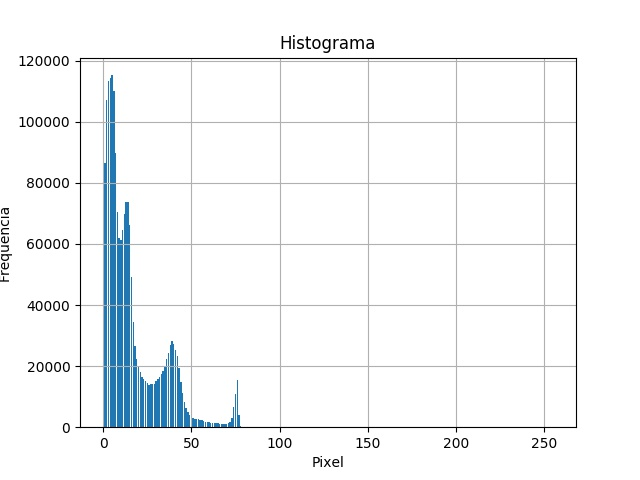
#> input picture digital-image-processing/01. realce/realce/Clarear_(1)_histogram.jpg, 640 x 480 px
$ python -i Morphology.py   (imports and definitions only)
#> lines starting #> are read from the running program, lines starting #| are printed output that depends on the picture
import numpy as np
import Image as im
import copy

class Morphology(object):

    # [25 lines left out: function logicalOperator, not called in this run]

    def dilate(self, image, kernel=None, side=3):
        if (kernel is None):
            kernel = np.ones((side,side))
        return self.filterMorph(image, kernel, 1, np.prod, np.multiply)

    # [5 lines left out: function erode, not called in this run]

    def filterMorph(self, image, kernel, factor, externalFunction, internalFunction):
        im = copy.deepcopy(image)
        m, n = kernel.shape
        pad_h, pad_w = (m//2), (n//2)
        H, W = image.arr.shape

        img = np.ones((H + pad_h * 2, W + pad_w * 2)) * 128
        new_img = np.ones((H + pad_h * 2, W + pad_w * 2))
        img[pad_h:-pad_h, pad_w:-pad_w] = image.arr

        for i in range(pad_h, H+pad_h):
            for j in range(pad_w, W+pad_w):
                current_window = img[i-pad_h:i+m-pad_h, j-pad_w:j+n-pad_w]
                new_img[i,j] = externalFunction(internalFunction(current_window[kernel==factor], kernel[kernel==factor]))

        new_img[new_img > 0] = 1
        im.setImg(new_img[pad_h:-pad_h,pad_w:-pad_w])
        return im

    def skeleton(self, image):
        img = copy.deepcopy(image)

        kernel = np.array([
            [1,1,1,0,0,0,1,1,1],
            [0,1,1,1,0,1,1,1,0],
            [0,1,1,1,1,1,1,1,0],
            [0,1,1,1,1,1,1,1,0],
            [0,1,1,1,1,1,1,1,0],
            [0,1,1,1,1,1,1,1,0],
            [0,1,1,1,1,1,1,1,0],
            [0,1,1,1,1,1,1,1,0],
            [0,1,1,1,1,1,1,1,0],
        ])

        kernel2 = np.array([
            [0,1,1,1,0],
            [0,1,1,1,0],
            [0,1,1,1,0],
            [1,1,0,1,1],
            [1,0,0,0,1],
        ])

        img = self.dilate(img, kernel=kernel)
        img = self.dilate(img, kernel=kernel2)
        img = self.erode(img, kernel=kernel)
        return img

    # [19 lines left out: function floodFill, not called in this run]

>>> import cv2
>>> picture = cv2.imread('../../01. realce/realce/Clarear_(1)_histogram.jpg', cv2.IMREAD_GRAYSCALE)
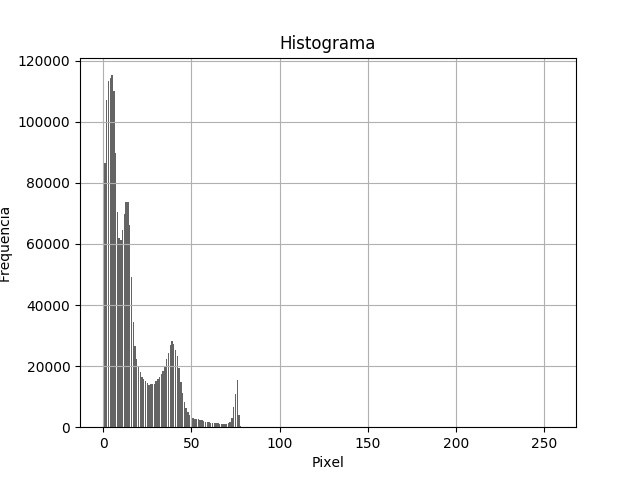
#> picture: shape (480, 640); min 0, max 255, mean 245.9
>>> result = Morphology().skeleton(picture)
#> (the run stopped early here; a loop or call above may not have finished)

$ run again, on digital-image-processing/01. realce/realce/Clarear_(3)_histogram.jpg
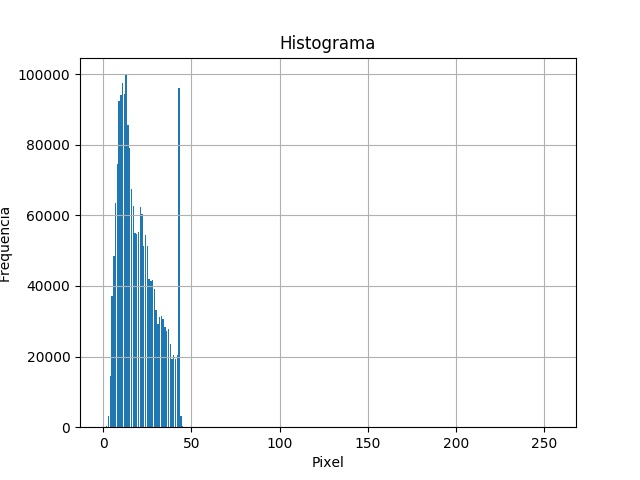
#> input picture digital-image-processing/01. realce/realce/Clarear_(3)_histogram.jpg, 640 x 480 px
#> `picture = cv2.imread('../../01. realce/realce/Clarear_(1)_histogram.jp..`:
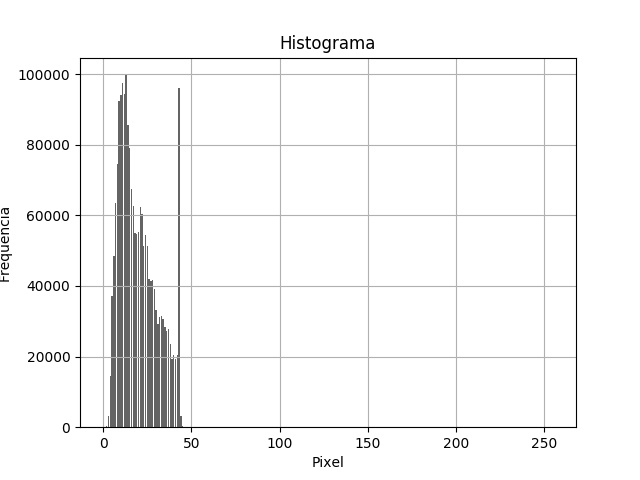
#> picture: shape (480, 640); min 0, max 255, mean 245.2

$ run again, on digital-image-processing/01. realce/realce/Escurecer_(1)_histogram.jpg
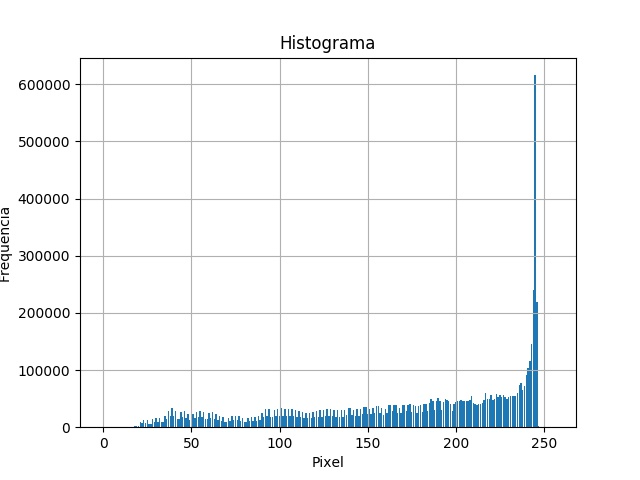
#> input picture digital-image-processing/01. realce/realce/Escurecer_(1)_histogram.jpg, 640 x 480 px
#> `picture = cv2.imread('../../01. realce/realce/Clarear_(1)_histogram.jp..`:
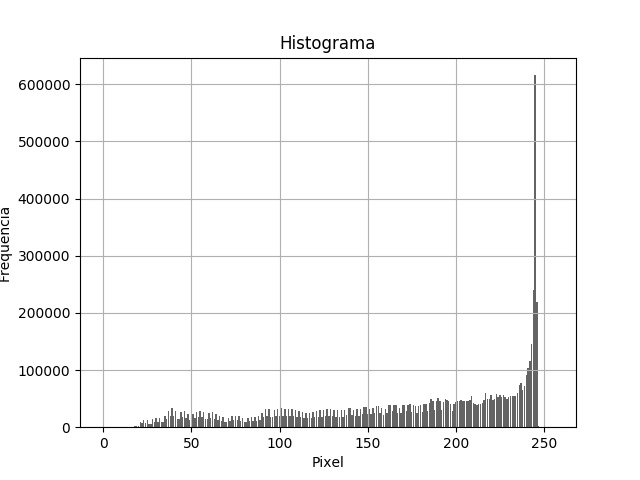
#> picture: shape (480, 640); min 0, max 255, mean 246.7
